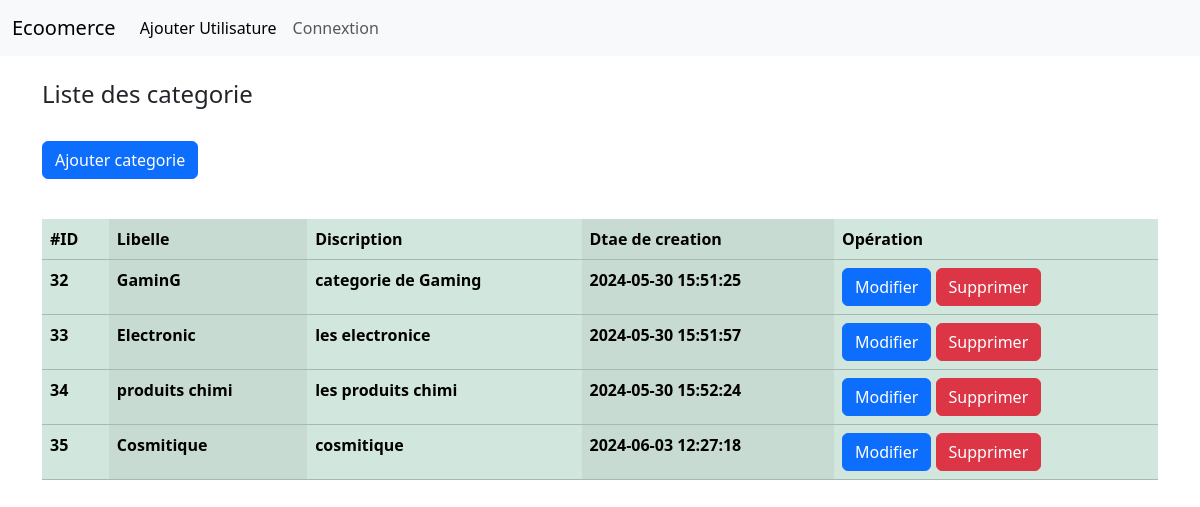
The page /categorie.php on the database its author committed.
### tables this page shows
CREATE TABLE `catgorie` (
  `id` int(11) NOT NULL,
  `Libelle` varchar(200) NOT NULL,
  `Discription` varchar(200) NOT NULL,
  `date_creation` datetime NOT NULL DEFAULT current_timestamp()
);

### categorie.php (the view, shortened to what this page needs)
<!DOCTYPE html>
<html lang="en">
<head>
    <link href="https://cdn.jsdelivr.net/npm/bootstrap@5.3.3/dist/css/bootstrap.min.css" rel="stylesheet">
</head>
<body>
    <?php include_once "include/nav.php";
    require_once 'include/database.php';
    $categorie = $pdo->query("SELECT * FROM catgorie")->fetchAll(PDO::FETCH_ASSOC);
    ?>
    <div class="container py-4">
            <h4>Liste des categorie</h4>
            <a href="ajouter_categorie.php" class="btn btn-primary my-4">Ajouter categorie</a>
            <table class="table table-success table-striped-columns my-3 table-hover">
                    <tr>
                        <th>#ID</th>
                        <th>Libelle</th>
                        <th>Discription</th>
                        <th>Dtae de creation</th>
                        <th>Opération</th>
                    </tr>
                <tbody>
                    <?php
                        foreach ($categorie as $v) {
                            ?>
                                <tr>
                                    <th><?= $v['id']?></th>
                                    <th><?= $v['Libelle']?></th>
                                    <th><?= $v['Discription']?></th>
                                    <th><?= $v['date_creation']?></th>
                                    <th>
                                        <a href="modifier_categorie.php?id=<?= $v['id']?>" class="btn btn-primary">Modifier</a>
                                        <a href="supprimer_categorie.php?id=<?= $v['id']?>" onclick="return confirm('Voulez vriment supprimer la calegorie <?= $v['Libelle']?> ')" class="btn btn-danger">Supprimer</a>
                                    </th>
                                </tr>
                            <?php
                        }
                    ?>
                </tbody>
            </table>
    </div>
</body>
</html>

### rows shown on the page
catgorie: id "32", Libelle "GaminG", Discription "categorie de Gaming", date_creation "2024-05-30 15:51:25"
catgorie: id "33", Libelle "Electronic", Discription "les electronice", date_creation "2024-05-30 15:51:57"
catgorie: id "34", Libelle "produits chimi", Discription "les produits chimi", date_creation "2024-05-30 15:52:24"
catgorie: id "35", Libelle "Cosmitique", Discription "cosmitique", date_creation "2024-06-03 12:27:18"
